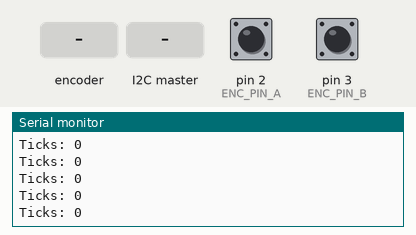
Simulated run of this sketch. Board: Arduino Nano, built with avr-gcc and run on an emulated ATmega328P. Parts: the last lines printed to the serial monitor. The inputs (shaded band) are chosen by the test bench; at power-on: pin 2 (ENC_PIN_A) HIGH, pin 3 (ENC_PIN_B) HIGH.

Above: at 1.2 s.
1.3 s: rotary encoder on pin 2 (ENC_PIN_A) / pin 3 (ENC_PIN_B) turned 3 steps (first pin leading)
At 1.8 s:
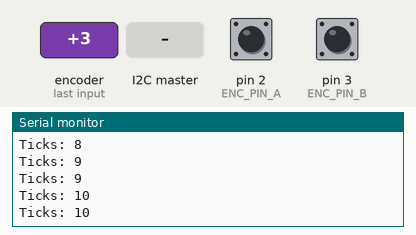
4.9 s: rotary encoder on pin 2 (ENC_PIN_A) / pin 3 (ENC_PIN_B) turned 2 steps (second pin leading)
At 5.4 s:
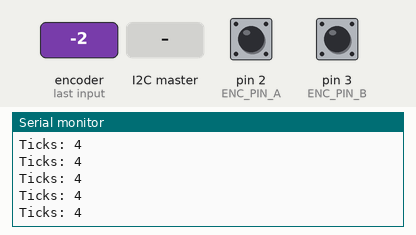
8.3 s: rotary encoder on pin 2 (ENC_PIN_A) / pin 3 (ENC_PIN_B) turned 3 steps (first pin leading)
At 9.1 s:
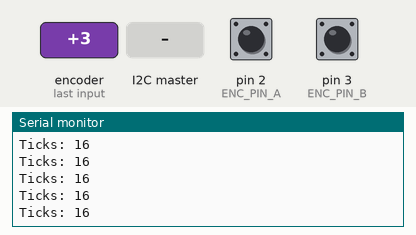
14.9 s: the I2C master sends the byte 1
At 15.4 s:
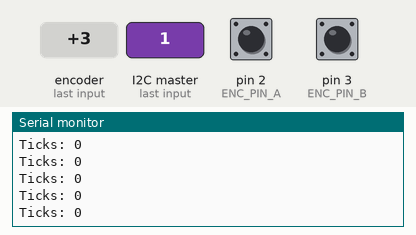
17.9 s: rotary encoder on pin 2 (ENC_PIN_A) / pin 3 (ENC_PIN_B) turned 3 steps (first pin leading)
At 18.9 s:
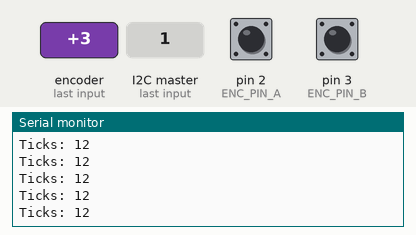
Timing chart, 0 to 20.9 s (numbered marks = the images above; inputs shaded):
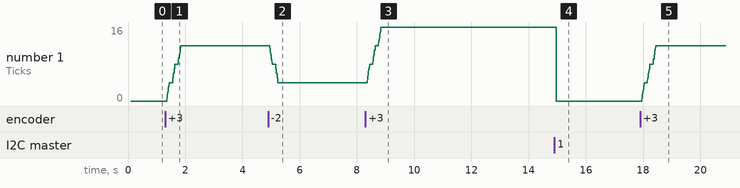

Measured:
- after the input at 1.3 s, the serial monitor: prints a new line after 0.07 s (image 1)
- after the input at 4.9 s, the serial monitor: prints a new line after 0.07 s (image 2)
- after the input at 8.3 s, the serial monitor: prints a new line after 0.07 s (image 3)
- after the input at 14.9 s, the serial monitor: prints a new line after 0.07 s (image 4)
- after the input at 17.9 s, the serial monitor: prints a new line after 0.07 s (image 5)
- plotted number 1: 0 → 12 after the input at 1.3 s, 12 → 4 after the input at 4.9 s, 4 → 16 after the input at 8.3 s, 16 → 0 after the input at 14.9 s, 0 → 12 after the input at 17.9 s

The sketch:

encoder_driver_0x10.ino
```cpp
/*********************************************************************
  Encoder driver definitions on Nano.
  Encoder reading code on Arduino Nano. This is for production notice, so
  I won't change or break the code too much when I test some special things.

  The communication schema:
  Encoder (A/B channels) --> Nano <--I2C--> Mega <--USB--> PC/Jetson with ROS
                              |
                              |
                      "Reset encoder value"

  !!! Important Info !!!
  I2C_ADDRESS       : Manually setup address for a corresponding Nano. Make sure
                      you set the same receiving address on the Master.
                      Default: 0x10.
  CMD_RESET_TICKS   : Command for resetting encoder value. Command is written in
                      Hex value 0x01.

  Last updated  : September 8, 2025 at 4:35 PM
  TODO          : Go for a Test! ==> OK!

  Have a nice day.~~
 ********************************************************************* */

#include <Wire.h>
#include <util/atomic.h>

// ========== CONFIG ==========
#define I2C_ADDRESS 0x10   // <-- Change per Nano (e.g. 0x10 for left, 0x11 for right)

// Encoder pins (example: D2 = PD2, D3 = PD3)
#define ENC_PIN_A 2
#define ENC_PIN_B 3

// Command values
#define CMD_RESET_TICKS   0x01    // Command to reset ticks
#define CMD_REQUEST_TICKS 0x02    // Command to request ticks

// ========== VARIABLES ==========
volatile long encoder_ticks = 0;
volatile uint8_t prev_state = 0;
bool reset_requested = false;
bool ticks_requested = false;

// Lookup table for quadrature decoding
// Index = (old_state << 2) | new_state
const int8_t ENC_STATES[] = {0, -1, +1, 0,
                             +1, 0, 0, -1,
                             -1, 0, 0, +1,
                             0, +1, -1, 0};

// For velocity estimation
long prev_ticks = 0;
float velocity_tick = 0.0;
unsigned long last_update = 0;
const unsigned long SAMPLE_TIME = 100; // ms

// ========== SETUP ==========
void setup() {
  pinMode(ENC_PIN_A, INPUT_PULLUP);
  pinMode(ENC_PIN_B, INPUT_PULLUP);

  // Init previous state
  prev_state = (digitalRead(ENC_PIN_A) << 1) | digitalRead(ENC_PIN_B);

  // Enable pin-change interrupt on D2 & D3 (PCINT18, PCINT19 → PCMSK2)
  PCICR |= (1 << PCIE2);       // Enable PCINT[23:16]
  PCMSK2 |= (1 << PCINT18);    // Enable interrupt for D2
  PCMSK2 |= (1 << PCINT19);    // Enable interrupt for D3

  // I2C Slave setup
  Wire.begin(I2C_ADDRESS);
  Wire.onRequest(requestEvent);    // Master requests data
  Wire.onReceive(receiveEvent);       // Master sends data

  Serial.begin(9600);
  Serial.println("Encoder Nano ready...");
}

// ========== ISR ==========
ISR(PCINT2_vect) {
  uint8_t new_state = (digitalRead(ENC_PIN_A) << 1) | digitalRead(ENC_PIN_B);
  uint8_t index = (prev_state << 2) | new_state;
  encoder_ticks += ENC_STATES[index];
  prev_state = new_state;
}

// ========== LOOP ==========
void loop() {
  unsigned long now = millis();

    // Check if reset was requested
  if (reset_requested) {
    ATOMIC_BLOCK(ATOMIC_RESTORESTATE) {
    encoder_ticks = 0;
    prev_ticks = 0;
  }
    reset_requested = false;

    // Serial.println("Encoder ticks have been RESET via I2C command!");
  }

  // if (ticks_requested) {
  //   long ticks_copy;
  //   noInterrupts();
  //   ticks_copy = encoder_ticks;                         // Copy atomically
  //   interrupts();
  //   Wire.write((byte *)&ticks_copy, sizeof(long));      // Send as 4 bytes: [ticks(4)]
  // }

  if (now - last_update >= SAMPLE_TIME) {
    Serial.print("Ticks: ");              // Debug
    Serial.println(encoder_ticks);
  }
}

// ========== I2C CALLBACK ==========
void requestEvent() {
  long ticks_copy;

  // Salin data secara atomik, tapi tidak mematikan I2C interrupt
  ATOMIC_BLOCK(ATOMIC_RESTORESTATE) {
    ticks_copy = encoder_ticks;
  }

  Wire.write((byte *)&encoder_ticks, sizeof(long));
}

// void requestEvent() {
//   long ticks_copy;

//   noInterrupts();
//   ticks_copy = encoder_ticks;
//   interrupts();

//   // Debug: lihat nilai byte per byte
//   byte *ptr = (byte *)&ticks_copy;
//   Serial.print("Sending bytes: ");
//   for (int i = 0; i < 4; i++) {
//     Serial.print(ptr[i], HEX);
//     Serial.print(" ");
//   }
//   Serial.println();

//   Wire.write(ptr, 4);  // Kirim 4 byte
// }

void receiveEvent(int numBytes) {
  while (Wire.available()) {
    byte command = Wire.read();

    if (command == CMD_RESET_TICKS) {
      reset_requested = true; // Flag will be processed in loop
    }
    // if (command == CMD_REQUEST_TICKS) {
    //   ticks_requested = true; // Flag will be processed in loop
    // }
  }
}
```
